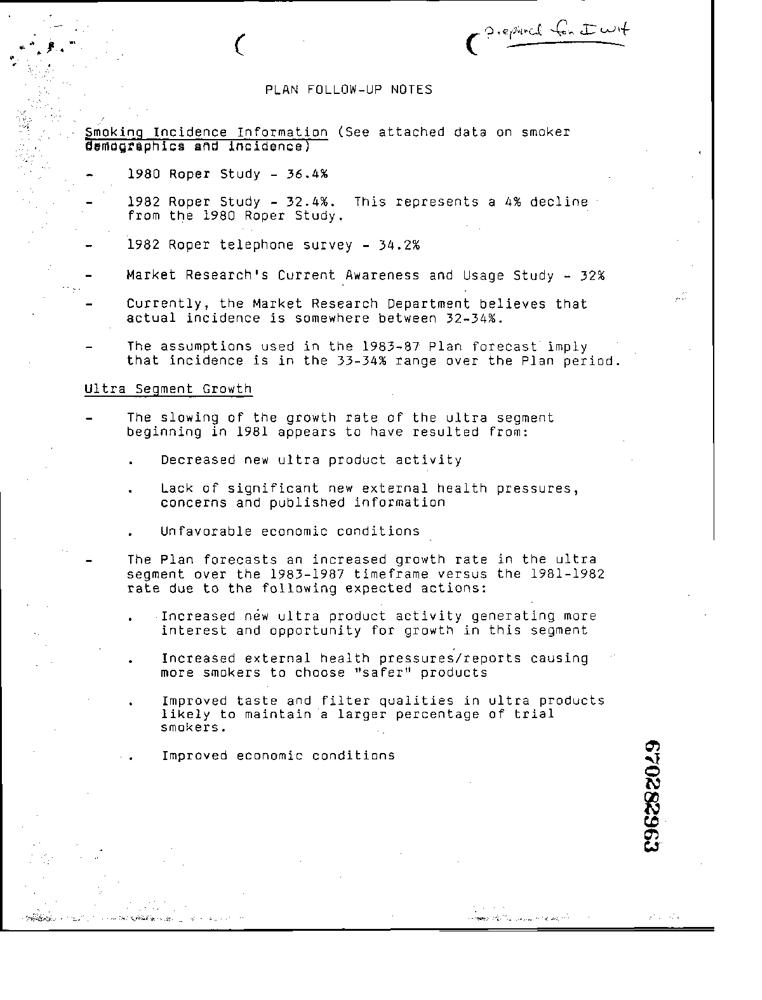
#> input picture Data/for_pdf/0000231406.jpg, 762 x 1000 px
$ python -i barcode.py   (imports and definitions only)
#> lines starting #> are read from the running program, lines starting #| are printed output that depends on the picture; after the words box and inside, x2 and y2 are one past the last pixel; in counts of white or black regions, pixels touching at a corner belong together
#> further down, picture is the input picture: shape (1000, 762, 3); min 0, max 255, mean 244.8
from typing import List, Tuple

import cv2
import numpy as np

__all__ = ["BarCodeDetector"]


class BarCodeDetector:
    """Implements a Bar-code detector.
    For now, only horizontal (or with a small angle) bar-codes are supported

    Args:
    ----
        min_size: minimum relative size of a barcode on the page
        canny_minval: lower bound for canny hysteresis
        canny_maxval: upper-bound for canny hysteresis
    """

    def __init__(self, min_size: float = 1 / 6, canny_minval: int = 50, canny_maxval: int = 150) -> None:
        self.min_size = min_size
        self.canny_minval = canny_minval
        self.canny_maxval = canny_maxval

    def __call__(
        self,
        img: np.ndarray,
    ) -> List[Tuple[float, float, float, float]]:
        """Detect Barcodes on the image
        Args:
            img: np image

        Returns
        -------
            A list of tuples: [(xmin, ymin, xmax, ymax), ...] containing barcodes rel. coordinates
        """
        # get image size and define parameters
        height, width = img.shape[:2]
        k = (1 + int(width / 512)) * 10  # spatial extension of kernels, 512 -> 20, 1024 -> 30, ...
        min_w = int(width * self.min_size)  # minimal size of a possible barcode

        # Detect edges
        gray = cv2.cvtColor(img, cv2.COLOR_BGR2GRAY)
        edges = cv2.Canny(gray, self.canny_minval, self.canny_maxval, apertureSize=3)
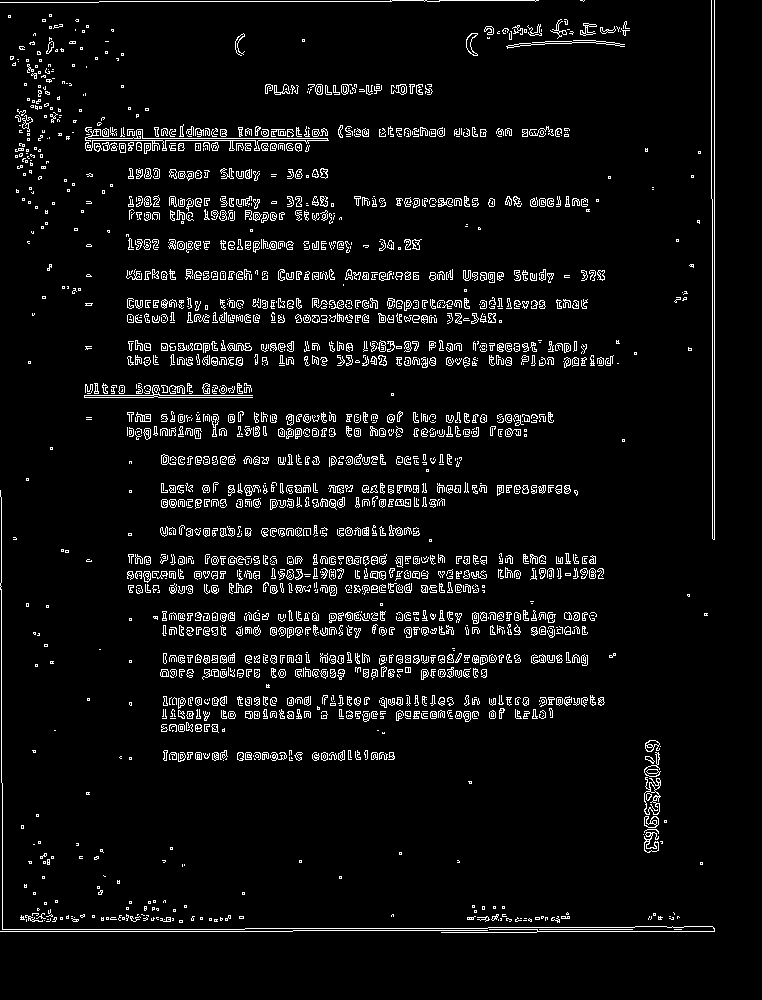
#> edges: shape (1000, 762); 5.6% white in thin lines or dots, all inside (x1, y1, x2, y2) = (0, 0, 715, 933)

        # Horizontal dilation to aggregate bars of the potential barcode
        # without aggregating text lines of the page vertically
        edges = cv2.dilate(edges, np.ones((1, k), np.uint8))
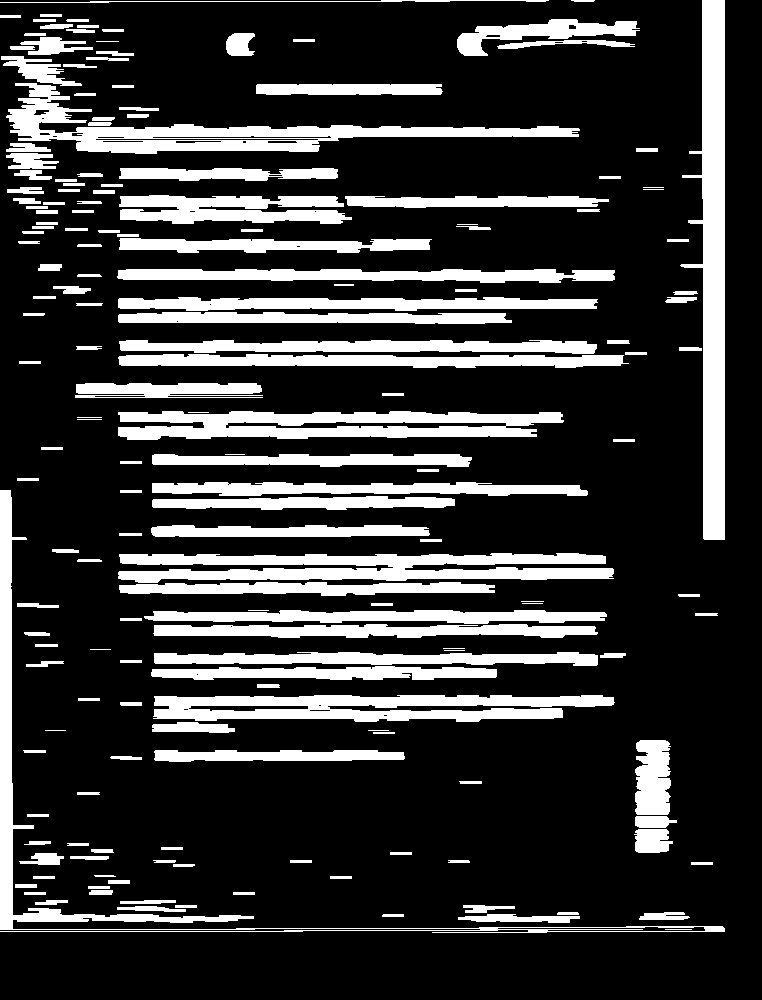
#> edges: shape (1000, 762); 21.3% white; 180 white regions, largest, box (x1, y1, x2, y2) and area: (680, 0, 725, 540) 12321, (6, 83, 580, 154) 10425, (118, 553, 614, 583) 10124

        # Instantiate a barcode-shaped kernel and erode to keep only vertical-bar structures
        bar_code_kernel: np.ndarray = np.zeros((k, 3), np.uint8)
        bar_code_kernel[..., [0, 2]] = 1
        edges = cv2.erode(edges, bar_code_kernel, iterations=1)
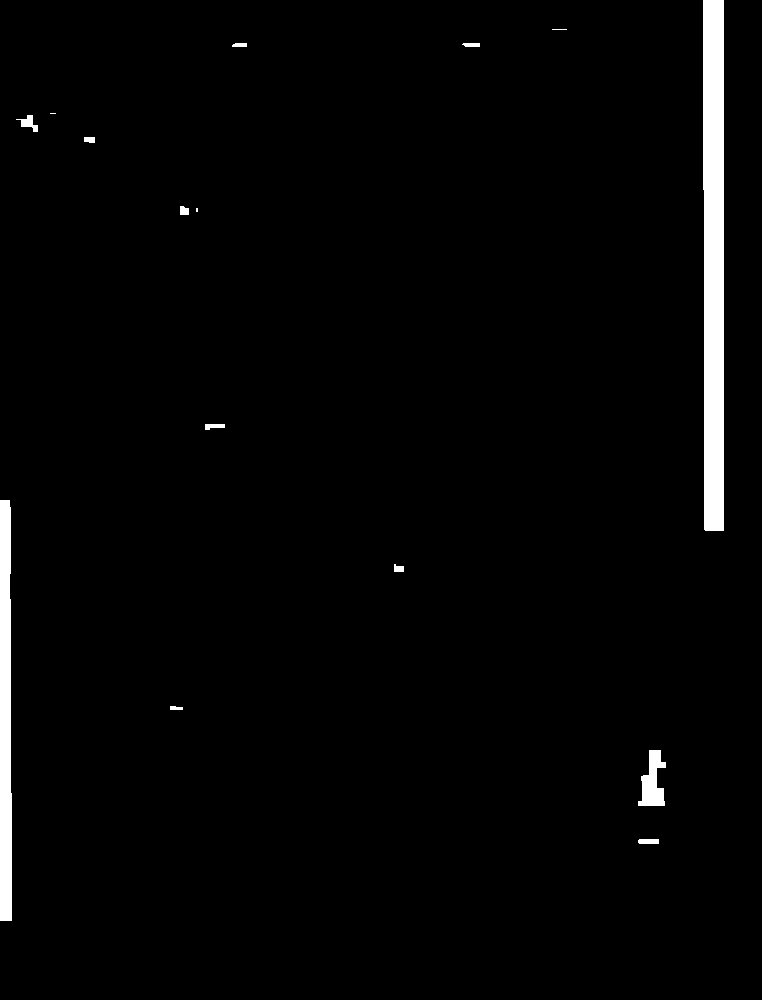
#> edges: shape (1000, 762); 2.3% white; 15 white regions (3 under 20 px), largest, box (x1, y1, x2, y2) and area: (703, 0, 724, 531) 10809, (0, 500, 12, 921) 4727, (638, 750, 666, 806) 922

        # Opening to remove noise
        edges = cv2.morphologyEx(edges, cv2.MORPH_OPEN, np.ones((k, k), np.uint8))
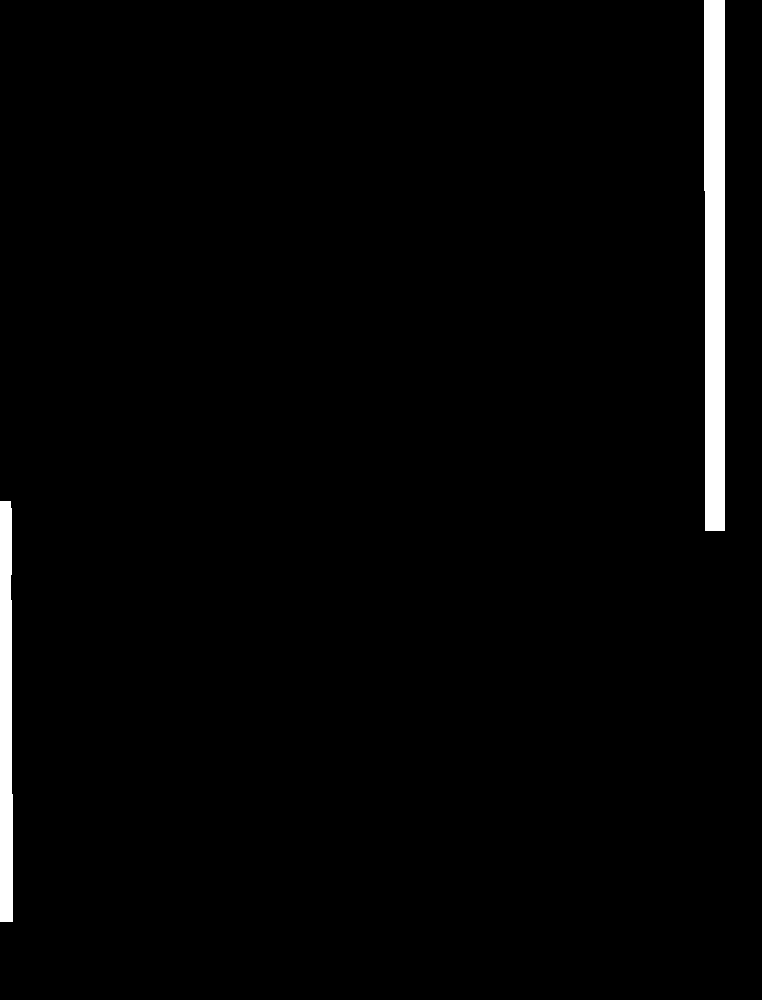
#> edges: shape (1000, 762); 2.1% white; 2 white regions, box (x1, y1, x2, y2) and area: (704, 0, 725, 531) 10811, (0, 501, 13, 922) 5148

        # Dilation to retrieve vertical length (lost at the first dilation)
        edges = cv2.dilate(edges, np.ones((k, 1), np.uint8))
#> edges: shape (1000, 762); 2.2% white; 2 white regions

        # Find contours, and keep the widest as barcodes
        contours, _ = cv2.findContours(edges, cv2.RETR_TREE, cv2.CHAIN_APPROX_SIMPLE)
#> contours = 2 contours; box (x1, y1, x2, y2) and area: (704, 0, 725, 541) 10460, (0, 492, 13, 932) 4963
        barcodes = []
        for contour in contours:
            x, y, w, h = cv2.boundingRect(contour)
            if w >= min_w:
                barcodes.append((x / width, y / height, (x + w) / width, (y + h) / height))
#> this loop made 2 passes
#> (x, y, w, h) on passes 1 to 2: (0, 492, 13, 440), (704, 0, 21, 541)
#> after the loop, barcodes = []

        return barcodes

>>> import cv2
>>> picture = cv2.imread('../../../../Data/for_pdf/0000231406.jpg')
>>> result = BarCodeDetector()(picture)
#> result = []

$ run again, on Data/for_pdf/0000231938.jpg
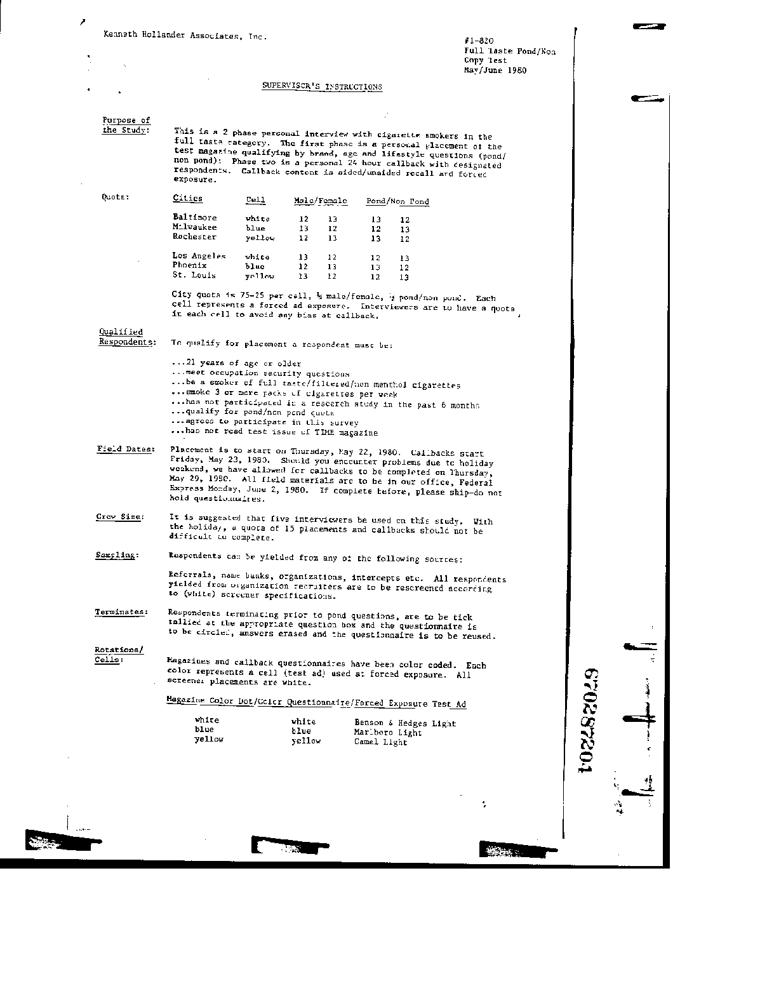
#> input picture Data/for_pdf/0000231938.jpg, 762 x 1000 px
#> picture is the input picture: shape (1000, 762, 3); min 0, max 255, mean 243.5
#> in __call__, `edges = cv2.Canny(gray, self.canny_minval, self.canny_maxval, aperture..`:
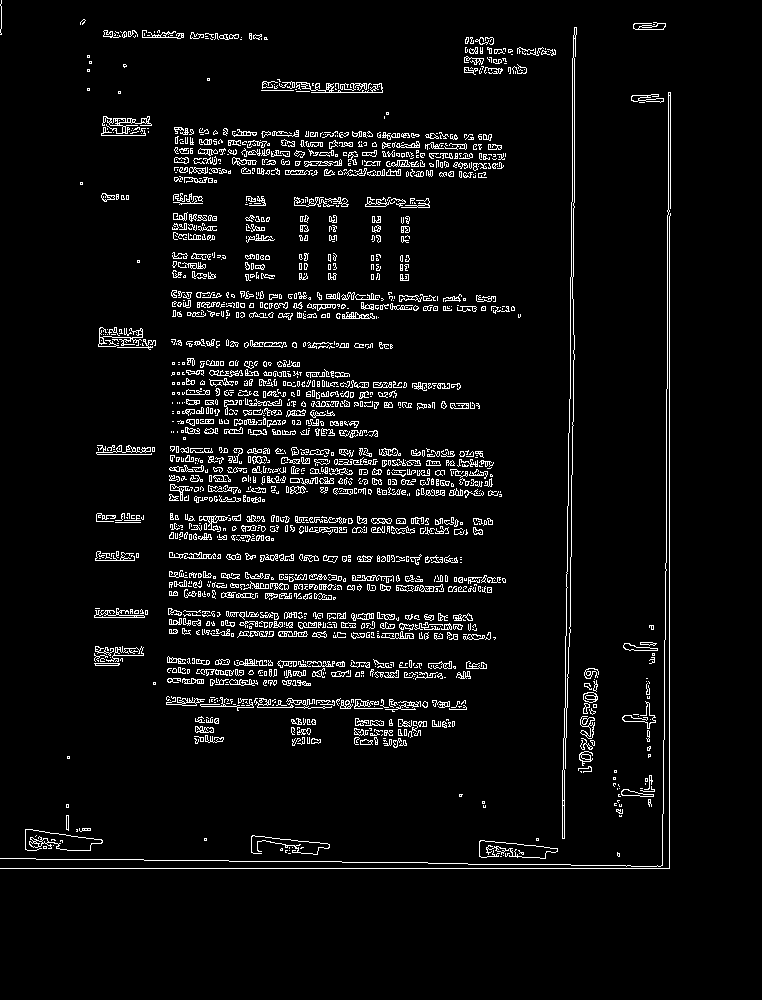
#> edges: shape (1000, 762); 5.3% white in thin lines or dots, all inside (x1, y1, x2, y2) = (0, 0, 671, 869)
#> in __call__, `edges = cv2.dilate(edges, np.ones((k, 1), np.uint8))`:
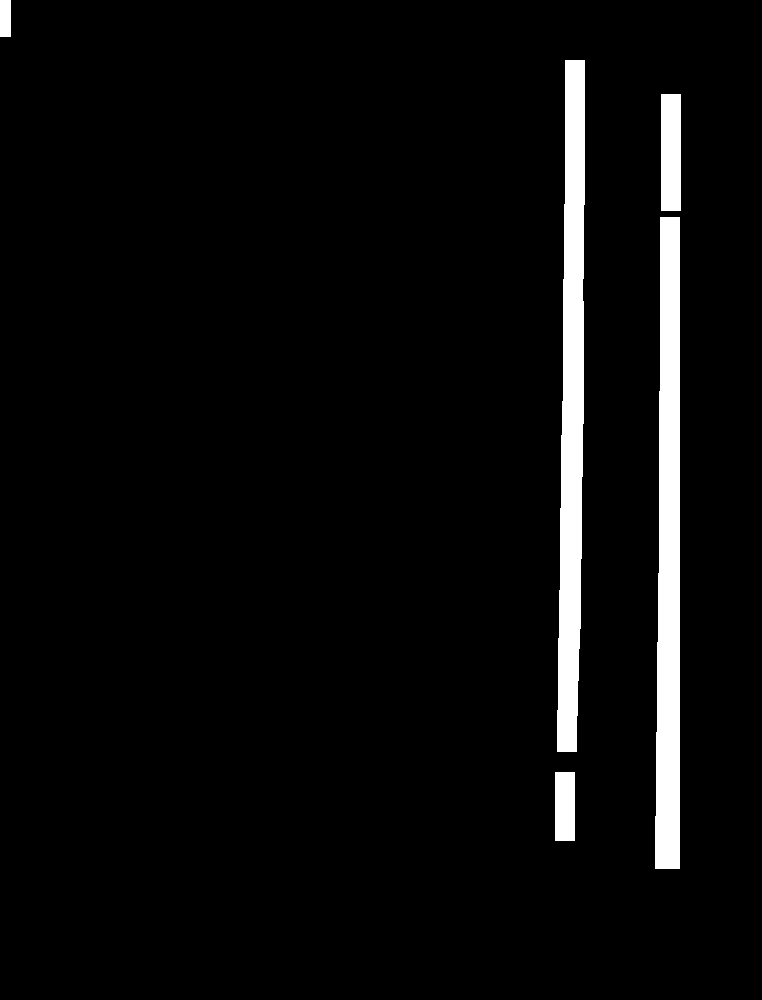
#> edges: shape (1000, 762); 4.3% white; 5 white regions
#> contours = 5 contours; box (x1, y1, x2, y2) and area: (557, 60, 585, 752) 13682, (655, 217, 680, 869) 13558, (661, 94, 681, 211) 2204, (555, 772, 575, 841) 1292, (0, 0, 11, 37) 360
#> the loop in __call__, `for contour in contours:` made 5 passes
#> (contour, x, y, w, h) on passes 1, 3, 5: ([[555, 772], [555, 840], [574, 840], [574, 772]], 555, 772, 20, 69), ([[661, 94], [661, 210], [680, 210], [680, 94]], 661, 94, 20, 117), ([[0, 0], [0, 36], [10, 36], [10, 0]], 0, 0, 11, 37)
#> after the loop in __call__, `for contour in contours:`: barcodes = []

$ run again, on Data/for_pdf/0000243640.jpg
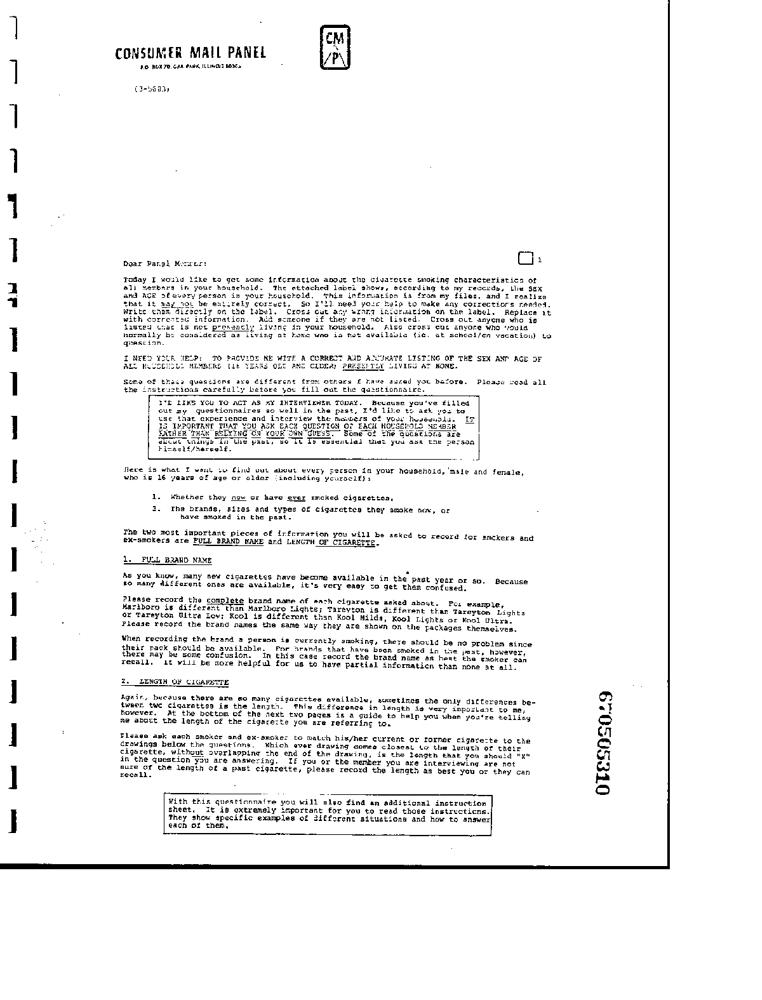
#> input picture Data/for_pdf/0000243640.jpg, 762 x 1000 px
#> picture is the input picture: shape (1000, 762, 3); min 0, max 255, mean 242
#> in __call__, `edges = cv2.Canny(gray, self.canny_minval, self.canny_maxval, aperture..`:
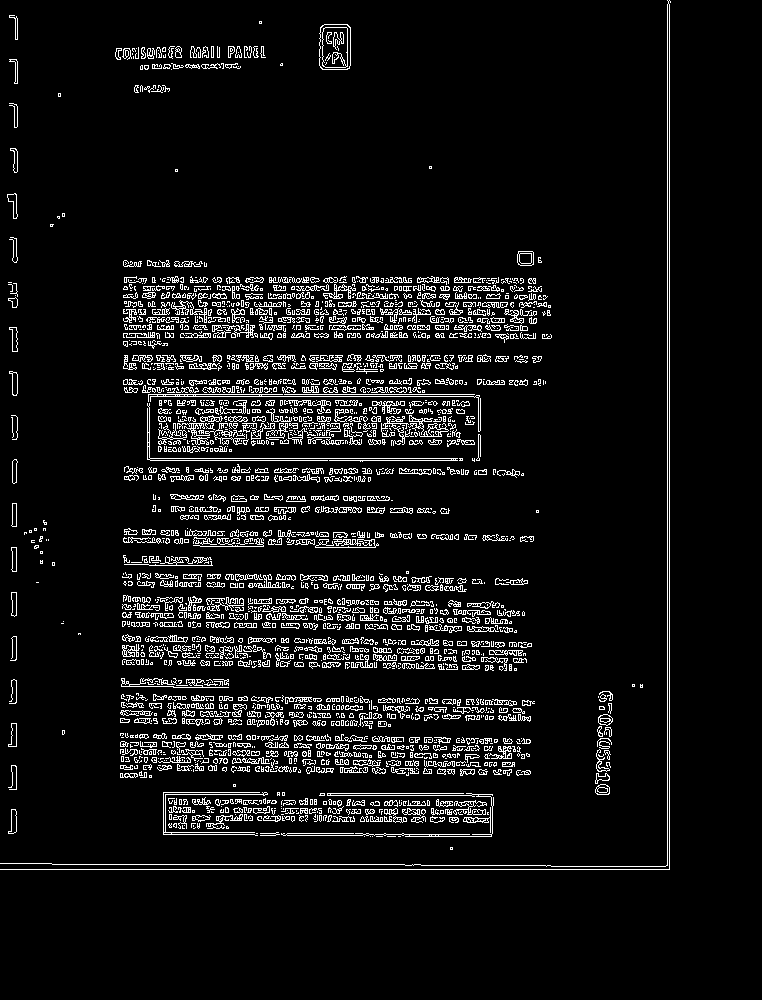
#> edges: shape (1000, 762); 6.9% white in thin lines or dots, all inside (x1, y1, x2, y2) = (0, 0, 671, 870)
#> in __call__, `edges = cv2.dilate(edges, np.ones((k, 1), np.uint8))`:
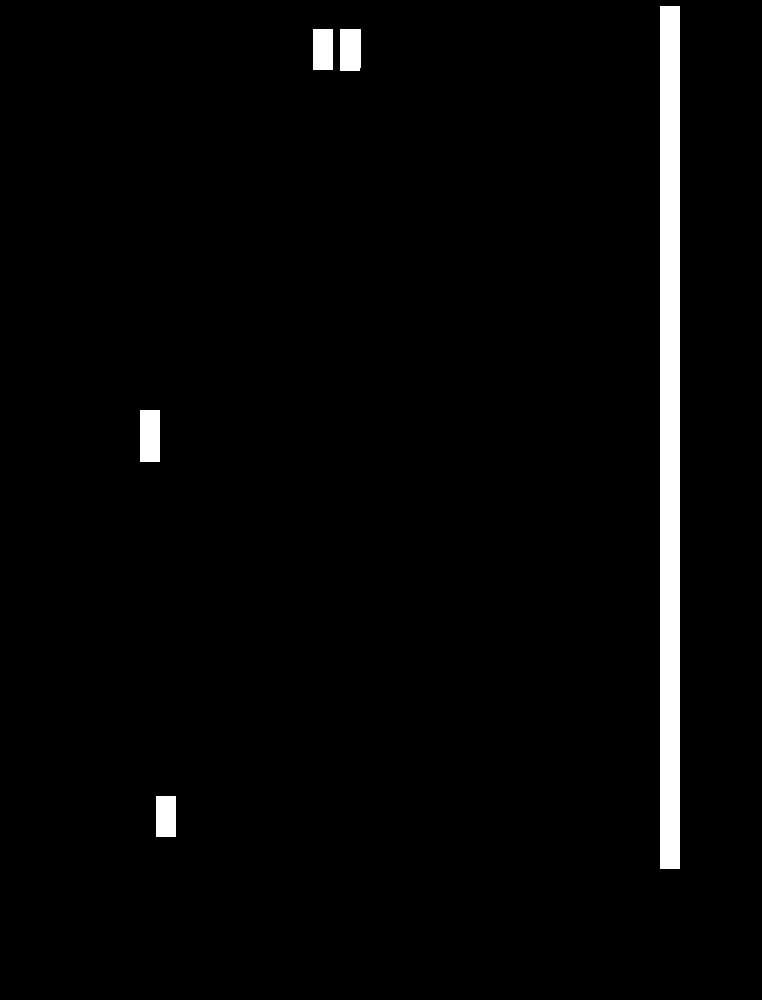
#> edges: shape (1000, 762); 2.7% white; 5 white regions
#> contours = 5 contours; box (x1, y1, x2, y2) and area: (660, 6, 680, 869) 16378, (140, 410, 160, 462) 969, (340, 29, 361, 71) 818, (156, 796, 176, 837) 760, (313, 29, 333, 70) 760
#> the loop in __call__, `for contour in contours:` made 5 passes
#> (contour, x, y, w, h) on passes 1, 2, 4, 5: ([[156, 796], [156, 836], [175, 836], [175, 796]], 156, 796, 20, 41), ([[140, 410], [140, 461], [159, 461], [159, 410]], 140, 410, 20, 52), ([[313, 29], [313, 69], [332, 69], [332, 29]], 313, 29, 20, 41), ([[660, 6], [660, 868], [679, 868], [679, 6]], 660, 6, 20, 863)
#> after the loop in __call__, `for contour in contours:`: barcodes = []
